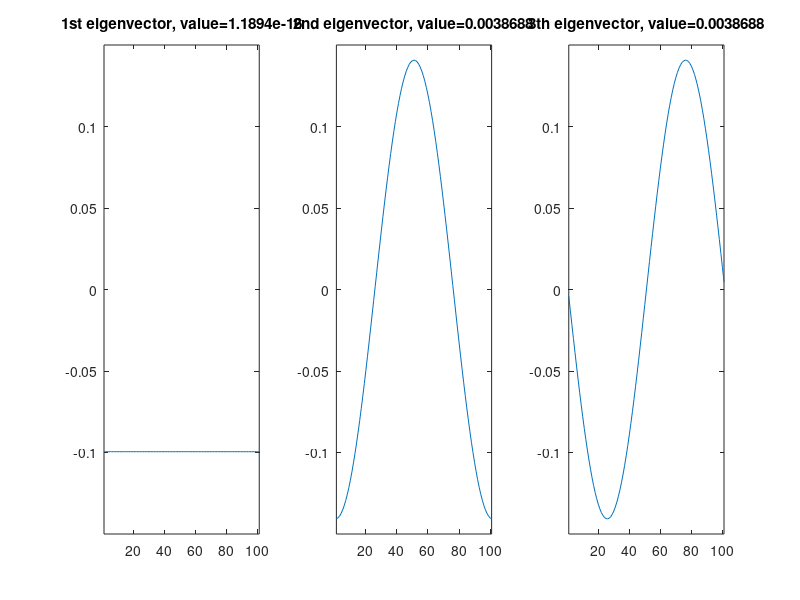
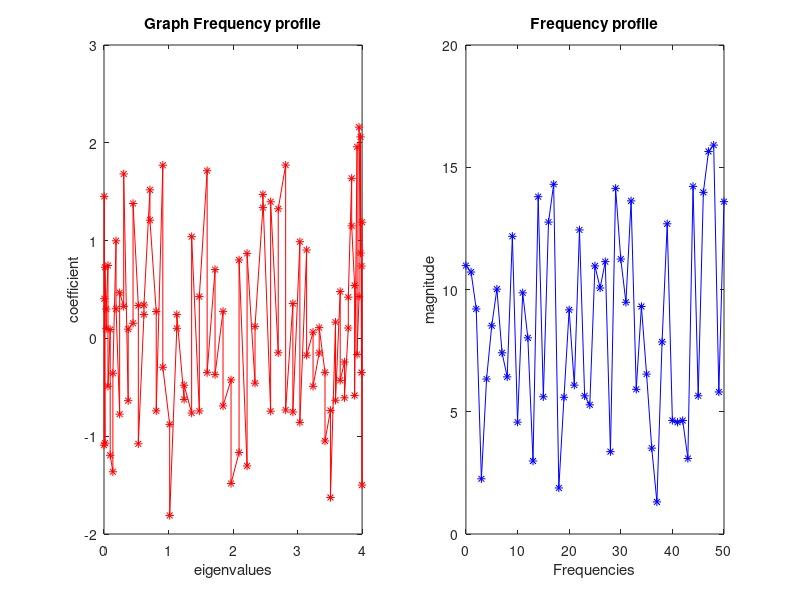
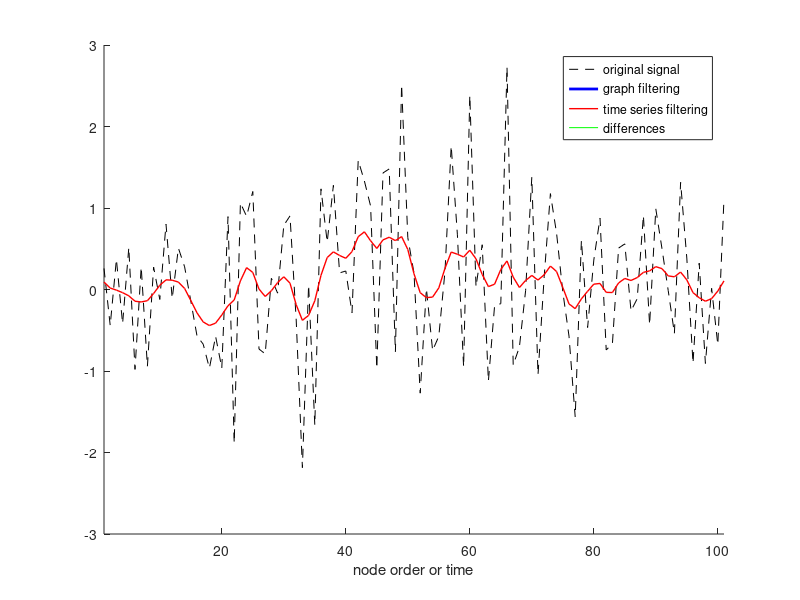

Recreate these plots in MATLAB, in order. (Note: this script raises an error after producing the figures.)
clear all
close all
clc

% create time series grid as graph
n=101;
W=zeros(n,n);
for i=1:n-1  
    
    W(i,i+1)=1;
    W(i+1,i)=1;  
    
end

W(1,n)=1;
W(n,1)=1;




% calculate combinatorial Laplacian Matrix

d = sum(W,2);
L = diag(d)-W;


% calculate basis
[u v]=eig(L);
% s=sign(u(1,:));
% s(s==0)=1;
% u=u.*s; 

figure;subplot(1,3,1);plot(u(:,1));ylim([-0.15 0.15]);xlim([1 101]);
title(['1st eigenvector, value=' num2str(v(1,1))]);
subplot(1,3,2);plot(u(:,2));ylim([-0.15 0.15]);xlim([1 101]);
title(['2nd eigenvector, value=' num2str(v(2,2))]);
subplot(1,3,3);plot(u(:,3));ylim([-0.15 0.15]);xlim([1 101]);
title(['3th eigenvector, value=' num2str(v(3,3))]);


% make eignevalue as vector
v=diag(v);
% get maximum eigenvalue
lmax=max(v);

% create arbitrary signal 
s=randn(size(W,1),1);
%s(50)=1;

% calcualte graph frequency profile
f=u'*s;

% calculate classical frequency profile
cf=abs(fft(s));
cf=cf(1:51);

% F=[0;f];
% F=reshape(F,2,51);
% f=sum(abs(F));

figure;subplot(1,2,1);plot(v,f,'r*-');%plot(v(1:2:end),f,'r*-');
xlabel('eigenvalues');ylabel('coefficient');
title('Graph Frequency profile');

subplot(1,2,2);plot(0:50,cf,'b*-');
xlabel('Frequencies');ylabel('magnitude');
title('Frequency profile');


% create filter for classical signal processing
fs=fftshift(fft(s));
f=linspace(-(n-1)/2,(n-1)/2,n)';
flt = exp(-abs(f)*0.1);
% apply that filter on to time series signal
ot=ifft(ifftshift(flt.*fs));


% create the same filter for graph signal processing
flt=[1:(n-1)/2]';
flt=[flt flt]';
flt=[0; flt(:)];
flt = exp(-abs(flt)*0.1);

% apply that signal on to graph signal
sf=u*(flt.*(u'*s));

figure;
hold on;plot(s,'k--');plot(ot,'b-','linewidth',2);xlim([1 n]);
plot(sf,'r-','linewidth',1);xlabel('node order or time');
plot(ot-sf,'g-')
legend({'original signal','graph filtering','time series filtering','differences'});





%% show graph and signal
run gspbox/gsp_start


coor=u(:,2:3);
G=gsp_graph(W,coor);
figure;gsp_plot_signal(G,s)

title('Input signal');
figure;gsp_plot_signal(G,sf)
title('Filtered signal');




figure;
frm=0;
for i=1:size(u,2) 
    frm=frm+1;
    ff=abs(fft(u(:,i)));
    [a b]=max(ff(1:(length(ff)+1)/2));
    msg=[num2str(i) 'th eigenvector measured freq:' num2str(b-1) 'Hz'];
    
    h=figure(5);
    
    plot(u(:,i));
    xlabel('sample suppose total 1 sec');
    ylim([-0.2 0.2]);
    xlim([1 n])
    title(msg);
    %pause(0.1);
    frame = getframe(h);
        im = frame2im(frame);
        [imind,cm] = rgb2ind(im,256);
        %Write to the GIF File
        if frm == 1        
            imwrite(imind,cm,'eigenvectors11.gif','gif', 'Loopcount',inf);
        else        
            imwrite(imind,cm,'eigenvectors11.gif','gif','WriteMode','append');
        end
        
end







